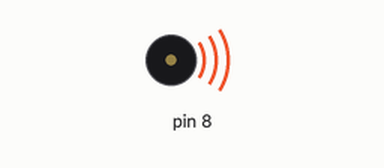
Recording of a sketch running on a simulated Arduino Uno, built with avr-gcc and run on an emulated ATmega328P. On the bench: buzzer (waves = sounding).

Above: at 0.1 s.
At 4.1 s:
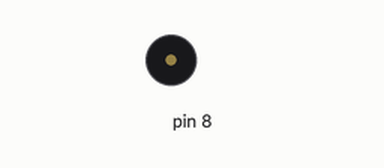
Timing chart, 0 to 5.6 s (numbered marks = the images above):
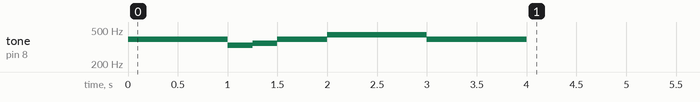

The sketch:

sketch_jul08.ino
```cpp
//피에조 스피커

int notes[] = {392,392,330,349,392,440,440,392};
int times[] = {500,500,250,250,500,500,500,1000};

void setup() {
  for(int i = 0; i < 8; i++){
    tone(8, notes[i], times[i]);
    delay(times[i]);
    noTone(8);
  }
}

void loop() {


}
```
